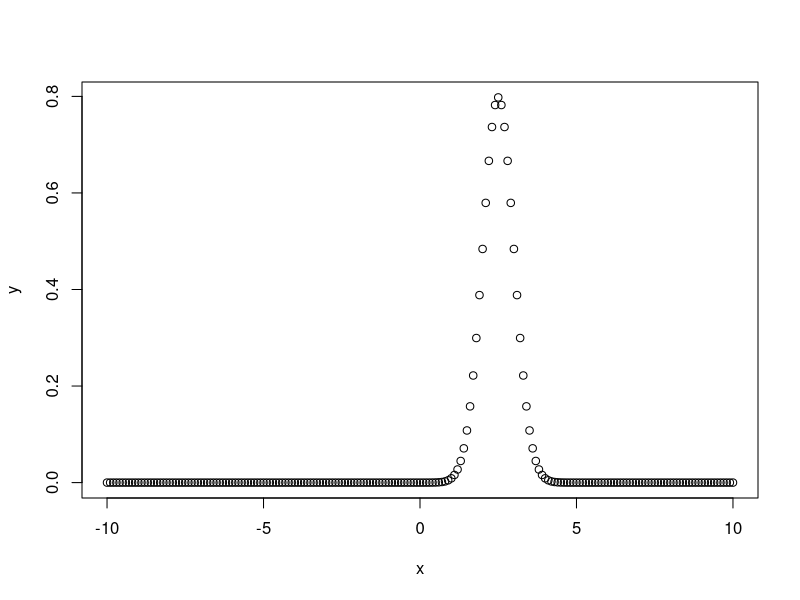
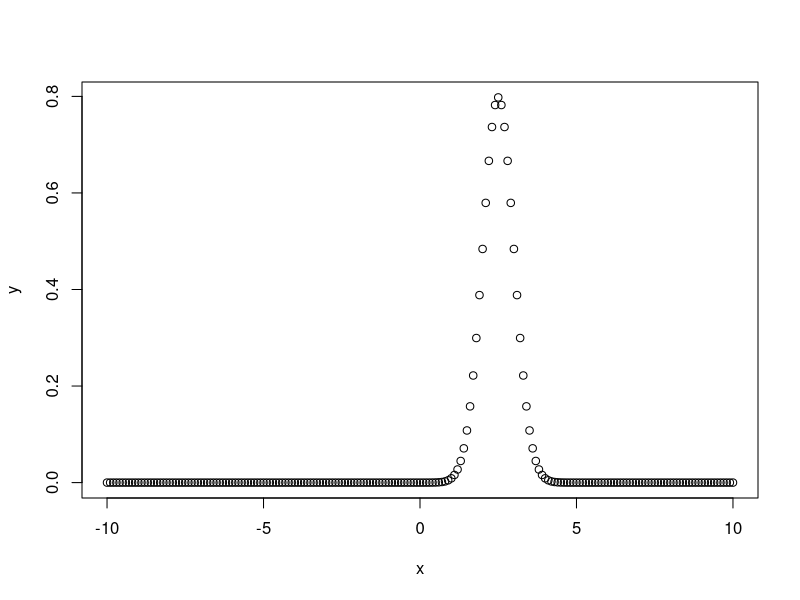

Source code (R) for these figures, in order:
x <- seq(-10, 10, by = .1)
y <- dnorm(x, mean = 2.5, sd = 0.5)
png(file = "dnorm.png")
plot(x,y)
dev.off()
plot(x,y)